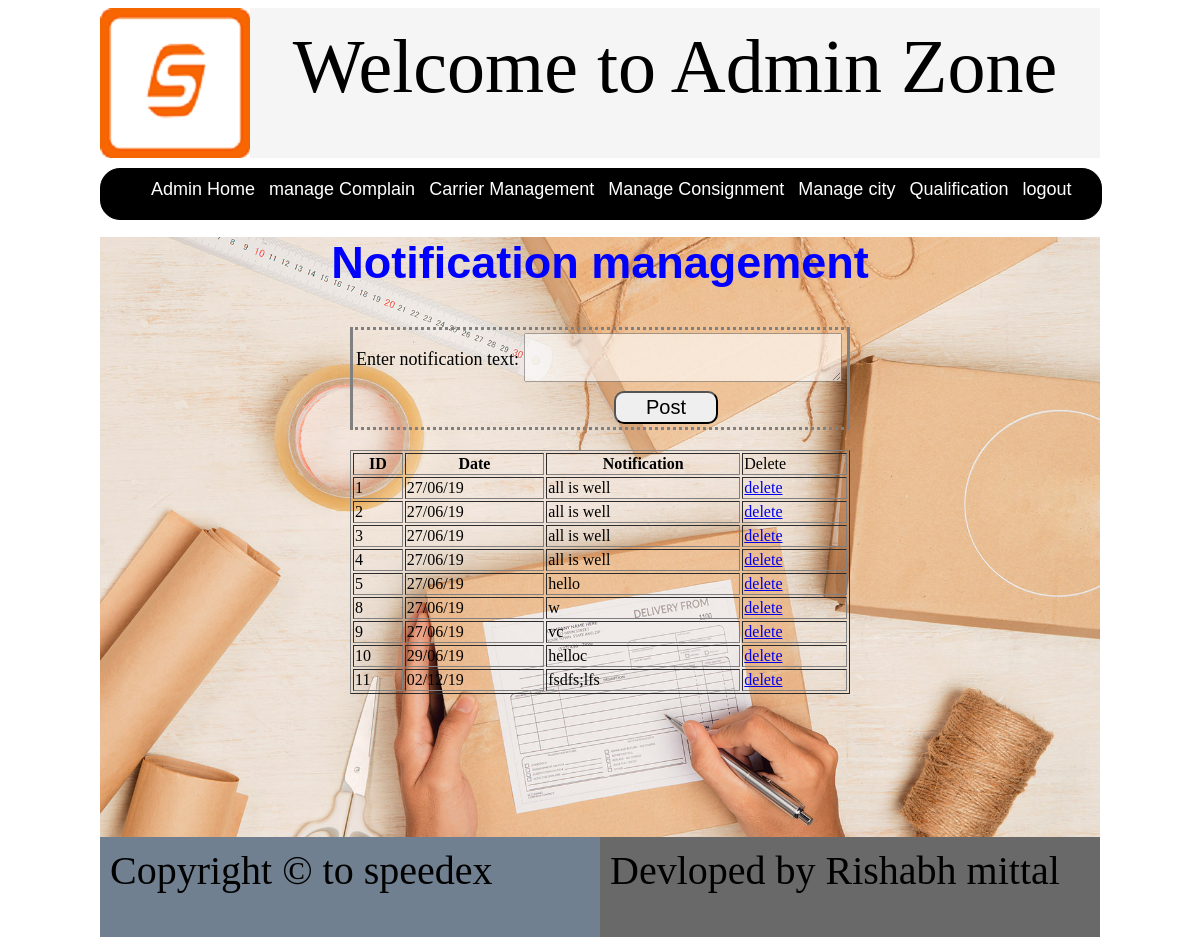
Page /adminzone/ on the committed database.
### adminzone/models.py (models this page shows)
class Notification(models.Model):
    notificationmsg=models.TextField()
    posteddate=models.CharField(max_length=20)

### adminzone/views.py (the view)
def adminhome(request):
    ob = Notification.objects.all()
    return render(request,'adminhome.html',{'ob':ob})

### adminzone/templates/adminhome.html (shortened to what this page needs)
<!DOCTYPE html>
<html lang="en">
<head>
</head>
<body>
{% load static %}
<div id="outer">
    <div id="header">
        <div id="h1">
            <img src="{% static 'images/logo.png' %}"/>
        </div>
        <div id="h2">
            <p>Welcome to Admin Zone</p>
        </div>
    </div>
    <div id="menu">
         <ul>
                <li><a href="{% url 'adminhome' %}">Admin Home</a></li>
                <li><a href="{% url 'managecomplain' %}">manage Complain</a></li>
                <li><a href="{% url 'carrermanagement' %}">Carrier Management</a></li>
                <li><a href="{% url 'packet' %}">Manage Consignment</a></li>
                <li><a href="{% url 'city' %}">Manage city</a></li>
                <li><a href="{% url 'qualification' %}">Qualification</a></li>
                <li><a href="{% url 'logout' %}">logout</a></li>
            </ul>
    </div>
     <div id="main">
        <form method="post" action="{% url 'addnotification' %}">
            <h2 style="color:blue; text-align:center;font-family: sans-serif; font-size: 45px;">Notification management</h2>
            <table style="margin:0px auto; width:50%; font-size: 18px; border-style: dotted solid;">
                <tr>
                    <td>Enter notification text:</td>
                    <td><textarea name="notificationmsg" required="" style="margin: 0px; width: 312px; height: 43px; opacity: 0.6;"></textarea></td>
                </tr>
                <tr>
                    <td>&nbsp;</td>
                    <td><input id="button" type="submit" value="Post"/></td>
                </tr>
            </table>
        </form>
        {% if ob %}
        <table style="margin:20px auto; width:50%; position:sticky"border="1">
            <tr>
                <th>ID</th>
                <th>Date</th>
                <th>Notification</th>
                <td>Delete</td>
            </tr>
            {% for e in ob %}
            <tr>
                <td>{{e.id}}</td>
                <td>{{e.posteddate}}</td>
                <td>{{e.notificationmsg}}</td>
                <td><a href="{% url 'delete' e.id %}">delete</a></td>
            </tr>
            {% endfor %}
        </table>
            {% endif %}
    </div>
    <div id="footer">
        <div id="f1">
            <p>Copyright &copy; to speedex</p>
        </div>
        <div id="f2">
            <p>Devloped by Rishabh mittal</p>
        </div>
    </div>
</div>
</body>
</html>

### adminzone/templates/adminhome.html (style rules this page uses)
#outer { height:auto; width:1000px; //border: 1px solid black; margin: 0px auto; }
#header { height:150px; width:1000px; //background-color:red; }
#h1 { height:150px; width:150px; float:left; //background-color:yellow; }
#h2 { height:150px; width:850px; float:left; //background-color:blue; font-size:76px; text-align:center; background-color: whitesmoke; }
#h2 p { margin-top:15px; }
#menu { height:50px; width:1000px; background-color:black; border:1px solid black; color: white; border-radius: 20px; margin-top: 10px; }
#main { margin-top:-20px; height:600px; width:1000px; background-color:orange; background-image: url('../static/images/adminhome.jpg'); background-repeat: no-repeat; background-size: cover; }
#footer { height:100px; width:1000px; background-color:red; }
#f1 { height:100px; width:500px; float:left; background-color:slategrey; }
#f2 { height:100px; width:500px; float:left; background-color:dimgrey; }
#menu ul li { display:inline; padding-left:10px; margin-top:5px; //border: 1px solid; }
#menu ul li a { text-decoration:none; font-size:18px; color:white; font-family: sans-serif; }
#menu ul { //margin-left:50px; margin-top:10px; }
#f1 p { margin:10px; font-size:40px; }
#f2 p { margin:10px; font-size:40px; }
#button { margin-left: 90px; padding: 3px 30px 3px 30px; font-family: sans-serif; font-size: 20px; border-radius: 10px; }
body { background-image: url('../static/images/bck1.jpg'); background-repeat: no-repeat; background-size: cover; }

### rows in the picture
Notification: id "1", posteddate "27/06/19", notificationmsg "all is well"
Notification: id "2", posteddate "27/06/19", notificationmsg "all is well"
Notification: id "3", posteddate "27/06/19", notificationmsg "all is well"
Notification: id "4", posteddate "27/06/19", notificationmsg "all is well"
Notification: id "5", posteddate "27/06/19", notificationmsg "hello"
Notification: id "8", posteddate "27/06/19", notificationmsg "w"
Notification: id "9", posteddate "27/06/19", notificationmsg "vc"
Notification: id "10", posteddate "29/06/19", notificationmsg "helloc"
Notification: id "11", posteddate "02/12/19", notificationmsg "fsdfs;lfs"
